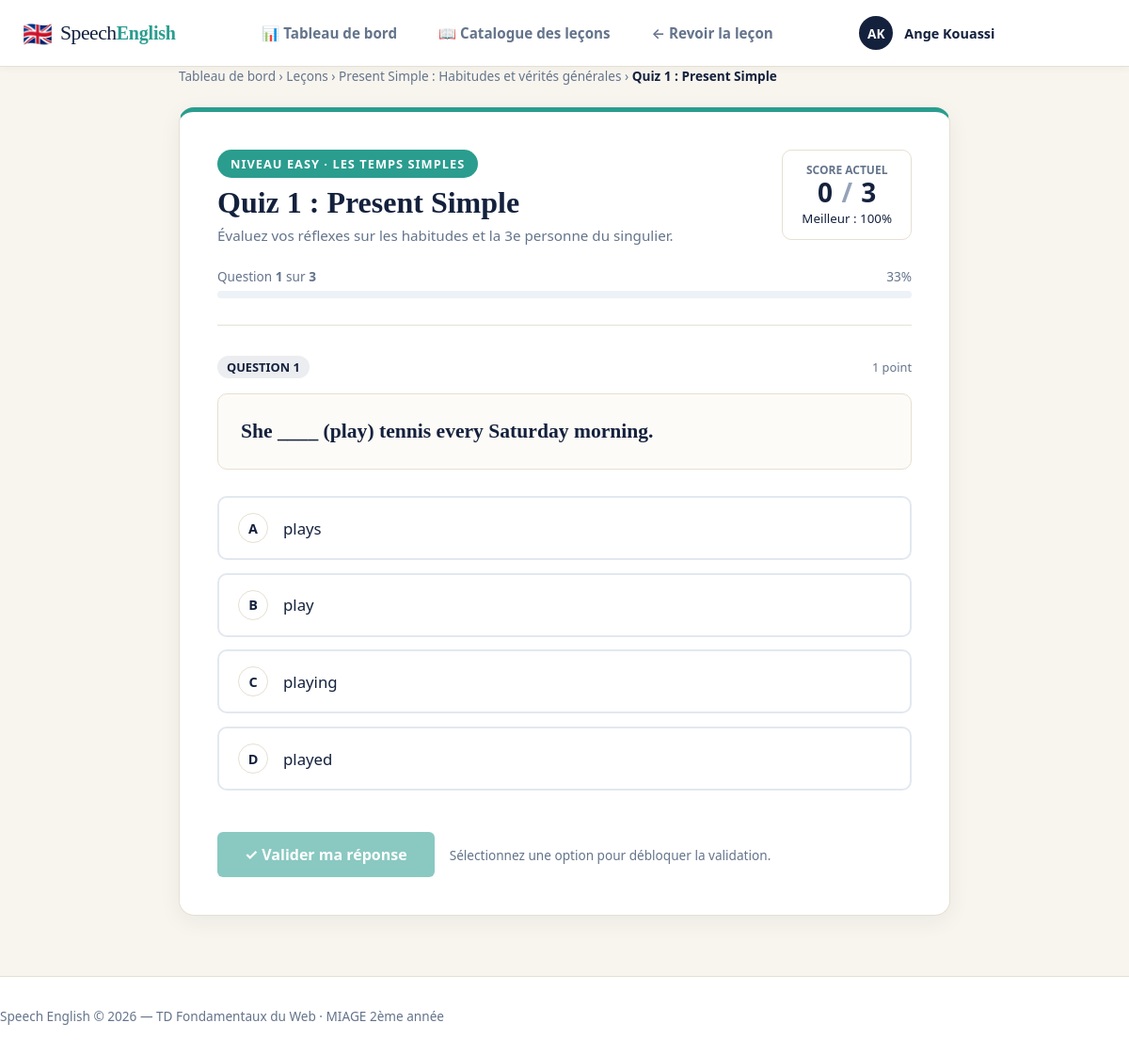
Page /quiz/1 (signed in) on the committed database.
### tables this page shows
CREATE TABLE `utilisateurs` (
    `id` INT UNSIGNED AUTO_INCREMENT PRIMARY KEY,
    `nom` VARCHAR(100) NOT NULL,
    `prenom` VARCHAR(100) NOT NULL,
    `email` VARCHAR(191) NOT NULL UNIQUE,
    `mot_de_passe` VARCHAR(255) NOT NULL COMMENT 'Hash bcrypt ou argon2 (jamais en clair)',
    `date_creation` DATETIME NOT NULL DEFAULT CURRENT_TIMESTAMP,
    `date_mise_a_jour` DATETIME NULL DEFAULT NULL ON UPDATE CURRENT_TIMESTAMP
);

CREATE TABLE `quiz` (
    `id` INT UNSIGNED AUTO_INCREMENT PRIMARY KEY,
    `lecon_id` INT UNSIGNED NOT NULL UNIQUE COMMENT 'Chaque leçon possède un quiz d évaluation unique',
    `titre` VARCHAR(150) NOT NULL,
    `description` TEXT NULL,
    `date_creation` DATETIME NOT NULL DEFAULT CURRENT_TIMESTAMP,
    CONSTRAINT `fk_quiz_lecons`
        FOREIGN KEY (`lecon_id`) REFERENCES `lecons` (`id`)
        ON DELETE CASCADE ON UPDATE CASCADE
);

CREATE TABLE `lecons` (
    `id` INT UNSIGNED AUTO_INCREMENT PRIMARY KEY,
    `niveau_id` INT UNSIGNED NOT NULL,
    `titre` VARCHAR(150) NOT NULL,
    `slug` VARCHAR(150) NOT NULL UNIQUE,
    `contenu` LONGTEXT NOT NULL COMMENT 'Règles, structures, exemples bilingues et remarques',
    `ordre` INT UNSIGNED NOT NULL DEFAULT 1,
    `date_creation` DATETIME NOT NULL DEFAULT CURRENT_TIMESTAMP,
    `date_mise_a_jour` DATETIME NULL DEFAULT NULL ON UPDATE CURRENT_TIMESTAMP,
    CONSTRAINT `fk_lecons_niveaux`
        FOREIGN KEY (`niveau_id`) REFERENCES `niveaux` (`id`)
        ON DELETE RESTRICT ON UPDATE CASCADE
);

CREATE TABLE `niveaux` (
    `id` INT UNSIGNED AUTO_INCREMENT PRIMARY KEY,
    `code` VARCHAR(20) NOT NULL UNIQUE COMMENT 'Identifiant court : easy, basic, hard',
    `titre` VARCHAR(100) NOT NULL,
    `description` TEXT NULL,
    `ordre` TINYINT UNSIGNED NOT NULL DEFAULT 1,
    `date_creation` DATETIME NOT NULL DEFAULT CURRENT_TIMESTAMP
);

CREATE TABLE `tentatives_quiz` (
    `id` INT UNSIGNED AUTO_INCREMENT PRIMARY KEY,
    `utilisateur_id` INT UNSIGNED NOT NULL,
    `quiz_id` INT UNSIGNED NOT NULL,
    `score_obtenu` INT UNSIGNED NOT NULL,
    `score_max` INT UNSIGNED NOT NULL,
    `bonnes_reponses` INT UNSIGNED NOT NULL DEFAULT 0,
    `mauvaises_reponses` INT UNSIGNED NOT NULL DEFAULT 0,
    `pourcentage` DECIMAL(5,2) NOT NULL COMMENT 'Score en pourcentage (ex: 80.00)',
    `date_tentative` DATETIME NOT NULL DEFAULT CURRENT_TIMESTAMP,
    CONSTRAINT `fk_tentatives_utilisateurs`
        FOREIGN KEY (`utilisateur_id`) REFERENCES `utilisateurs` (`id`)
        ON DELETE CASCADE ON UPDATE CASCADE,
    CONSTRAINT `fk_tentatives_quiz`
        FOREIGN KEY (`quiz_id`) REFERENCES `quiz` (`id`)
        ON DELETE CASCADE ON UPDATE CASCADE
);

CREATE TABLE `questions` (
    `id` INT UNSIGNED AUTO_INCREMENT PRIMARY KEY,
    `quiz_id` INT UNSIGNED NOT NULL,
    `enonce` TEXT NOT NULL,
    `explication` TEXT NULL COMMENT 'Explication affichée lors de la correction pour justifier la règle',
    `points` TINYINT UNSIGNED NOT NULL DEFAULT 1,
    `ordre` INT UNSIGNED NOT NULL DEFAULT 1,
    `date_creation` DATETIME NOT NULL DEFAULT CURRENT_TIMESTAMP,
    CONSTRAINT `fk_questions_quiz`
        FOREIGN KEY (`quiz_id`) REFERENCES `quiz` (`id`)
        ON DELETE CASCADE ON UPDATE CASCADE
);

CREATE TABLE `propositions_reponses` (
    `id` INT UNSIGNED AUTO_INCREMENT PRIMARY KEY,
    `question_id` INT UNSIGNED NOT NULL,
    `texte_reponse` VARCHAR(255) NOT NULL,
    `est_correcte` TINYINT(1) NOT NULL DEFAULT 0 COMMENT '1 si bonne réponse, 0 sinon',
    `date_creation` DATETIME NOT NULL DEFAULT CURRENT_TIMESTAMP,
    CONSTRAINT `fk_propositions_questions`
        FOREIGN KEY (`question_id`) REFERENCES `questions` (`id`)
        ON DELETE CASCADE ON UPDATE CASCADE
);

### app/views/quizzes/show.php (the view, shortened to what the rows shown need)
<!DOCTYPE html>
<html lang="fr">
<head>
    <link rel="stylesheet" href="<?= url('/assets/css/style.css') ?>">
</head>
<body class="dashboard-body quiz-page">
    <header class="app-header">
        <div class="header-container">
            <div class="brand">
                <a href="<?= url('/dashboard') ?>" class="brand-link">
                    <span class="brand-flag">🇬🇧</span>
                    <span class="brand-name">Speech<strong>English</strong></span>
                </a>
            </div>
            <nav class="nav-links">
                <a href="<?= url('/dashboard') ?>" class="nav-link">📊 Tableau de bord</a>
                <a href="<?= url('/lessons') ?>" class="nav-link">📖 Catalogue des leçons</a>
                <a href="<?= url('/lessons/' . $quiz['lecon_id']) ?>" class="nav-link">&larr; Revoir la leçon</a>
            </nav>
            <div class="header-user">
                <div class="user-avatar-badge">
                    <?= strtoupper(substr($user['prenom'], 0, 1) . substr($user['nom'], 0, 1)) ?>
                </div>
                <div class="user-meta">
                    <span class="user-greeting"><?= e($user['prenom']) ?> <?= e($user['nom']) ?></span>
                </div>
                <a href="<?= url('/logout') ?>" class="btn-logout" title="Déconnexion">Déconnexion</a>
            </div>
        </div>
    </header>
    <main class="dashboard-main">
        <div class="container quiz-container">
            <nav class="breadcrumb-nav">
                <a href="<?= url('/dashboard') ?>">Tableau de bord</a> &rsaquo;
                <a href="<?= url('/lessons') ?>">Leçons</a> &rsaquo;
                <a href="<?= url('/lessons/' . $quiz['lecon_id']) ?>"><?= e($quiz['lecon_titre']) ?></a> &rsaquo;
                <span class="breadcrumb-current"><?= e($quiz['titre']) ?></span>
            </nav>
            <div class="quiz-card-wrapper border-top-<?= e($quiz['niveau_code']) ?>">
                <div class="quiz-interface-header">
                    <div class="quiz-header-title-row">
                        <div>
                            <span class="pill solid-<?= e($quiz['niveau_code']) ?>">
                                NIVEAU <?= strtoupper(e($quiz['niveau_code'])) ?> &middot; <?= e($quiz['niveau_titre']) ?>
                            </span>
                            <h1 class="quiz-title"><?= e($quiz['titre']) ?></h1>
                            <p class="quiz-subtitle">
                                <?= e($quiz['description'] ?: 'Répondez attentivement à chaque question. Une correction immédiate avec justification vous sera fournie.') ?>
                            </p>
                        </div>
                        <div class="quiz-score-badge">
                            <span class="score-caption">Score actuel</span>
                            <div class="score-numbers">
                                <span id="current-score-val">0</span>
                                <span class="score-divider">/</span>
                                <span id="max-score-val"><?= count($questions) ?></span>
                            </div>
                            <?php if ($bestScore): ?>
                                <small class="text-muted">Meilleur : <?= round($bestScore['pourcentage']) ?>%</small>
                            <?php endif; ?>
                        </div>
                    </div>
                    <div class="quiz-progress-container">
                        <div class="progress-info-row">
                            <span class="progress-step-text">
                                Question <strong id="step-current">1</strong> sur <strong><?= count($questions) ?></strong>
                            </span>
                            <span class="progress-pct-text" id="step-pct">
                                <?= round((1 / count($questions)) * 100) ?>%
                            </span>
                        </div>
                        <div class="quiz-track">
                            <div class="quiz-fill bg-<?= e($quiz['niveau_code']) ?>" id="quiz-progress-bar" style="width: <?= round((1 / count($questions)) * 100) ?>%;"></div>
                        </div>
                    </div>
                </div>
                <div class="questions-deck" id="questions-deck"
                     data-quiz-id="<?= $quiz['id'] ?>"
                     data-validate-url="<?= url('/quiz/' . $quiz['id'] . '/validate') ?>"
                     data-finish-url="<?= url('/quiz/' . $quiz['id'] . '/finish') ?>"
                     data-total-questions="<?= count($questions) ?>">
                    <?php
                    $letters = ['A', 'B', 'C', 'D', 'E'];
                    foreach ($questions as $index => $q):
                    ?>
                        <div class="question-step <?= $index === 0 ? 'active' : '' ?>"
                             id="question-step-<?= $q['id'] ?>"
                             data-question-id="<?= $q['id'] ?>"
                             data-index="<?= $index + 1 ?>">
                            <div class="question-header">
                                <span class="question-badge">Question <?= $index + 1 ?></span>
                                <span class="question-points">1 point</span>
                            </div>
                            <div class="question-enonce">
                                <p><?= e($q['enonce']) ?></p>
                            </div>
                            <div class="propositions-list" id="propositions-<?= $q['id'] ?>">
                                <?php foreach ($q['propositions'] as $pIdx => $prop): ?>
                                    <label class="proposal-card" id="prop-card-<?= $prop['id'] ?>" for="radio-<?= $prop['id'] ?>">
                                        <span class="proposal-bullet"><?= $letters[$pIdx % 5] ?></span>
                                        <span class="proposal-label-text"><?= e($prop['texte_reponse']) ?></span>
                                    </label>
                                <?php endforeach; ?>
                            </div>
                            <div class="question-action-bar" id="action-validate-<?= $q['id'] ?>">
                                <button type="button"
                                        class="btn btn-primary btn-validate"
                                        data-qid="<?= $q['id'] ?>"
                                        disabled>
                                    ✓ Valider ma réponse
                                </button>
                                <span class="hint-text">Sélectionnez une option pour débloquer la validation.</span>
                            </div>
                        </div>
                    <?php endforeach; ?>
                </div>
            </div>
        </div>
    </main>
    <footer class="app-footer">
        <div class="container text-center">
            <p>Speech English &copy; <?= date('Y') ?> — TD Fondamentaux du Web &middot; MIAGE 2ème année</p>
        </div>
    </footer>
</body>
</html>

### rows in the picture
utilisateurs: prenom+nom "AK", prenom "Ange", nom "Kouassi"
quiz: lecon.titre "Present Simple : Habitudes et vérités générales", titre "Quiz 1 : Present Simple", niveaux.code "EASY", niveaux.titre "LES TEMPS SIMPLES", description "Évaluez vos réflexes sur les habitudes et la 3e personne du singulier."
tentatives_quiz: pourcentage "100"
questions: enonce "She ____ (play) tennis every Saturday morning."
propositions_reponses: pIdx "A", texte_reponse "plays"
propositions_reponses: pIdx "B", texte_reponse "play"
propositions_reponses: pIdx "C", texte_reponse "playing"
propositions_reponses: pIdx "D", texte_reponse "played"

### other values in the picture
count($questions) "3"
